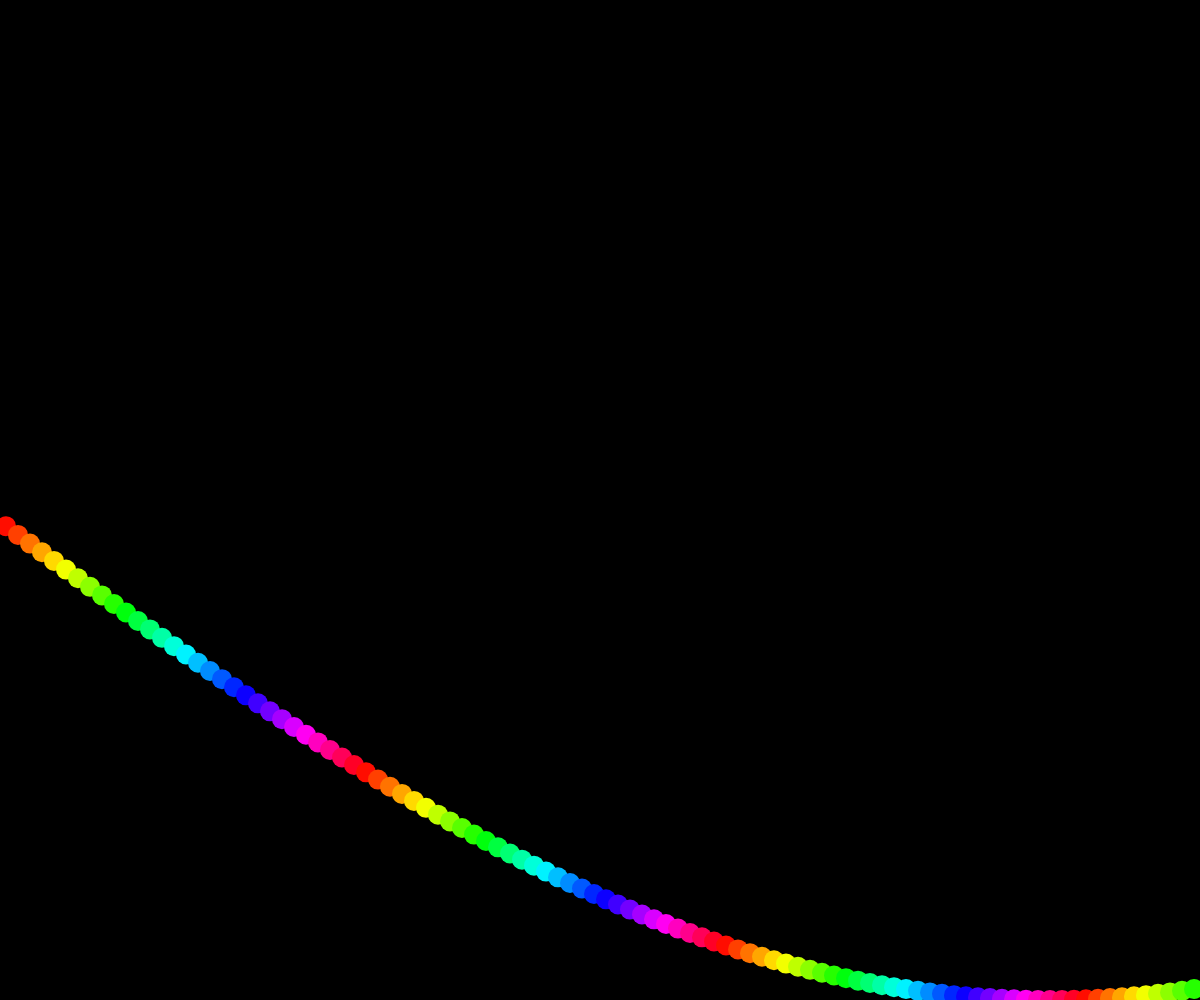
Frame 1 (no input)
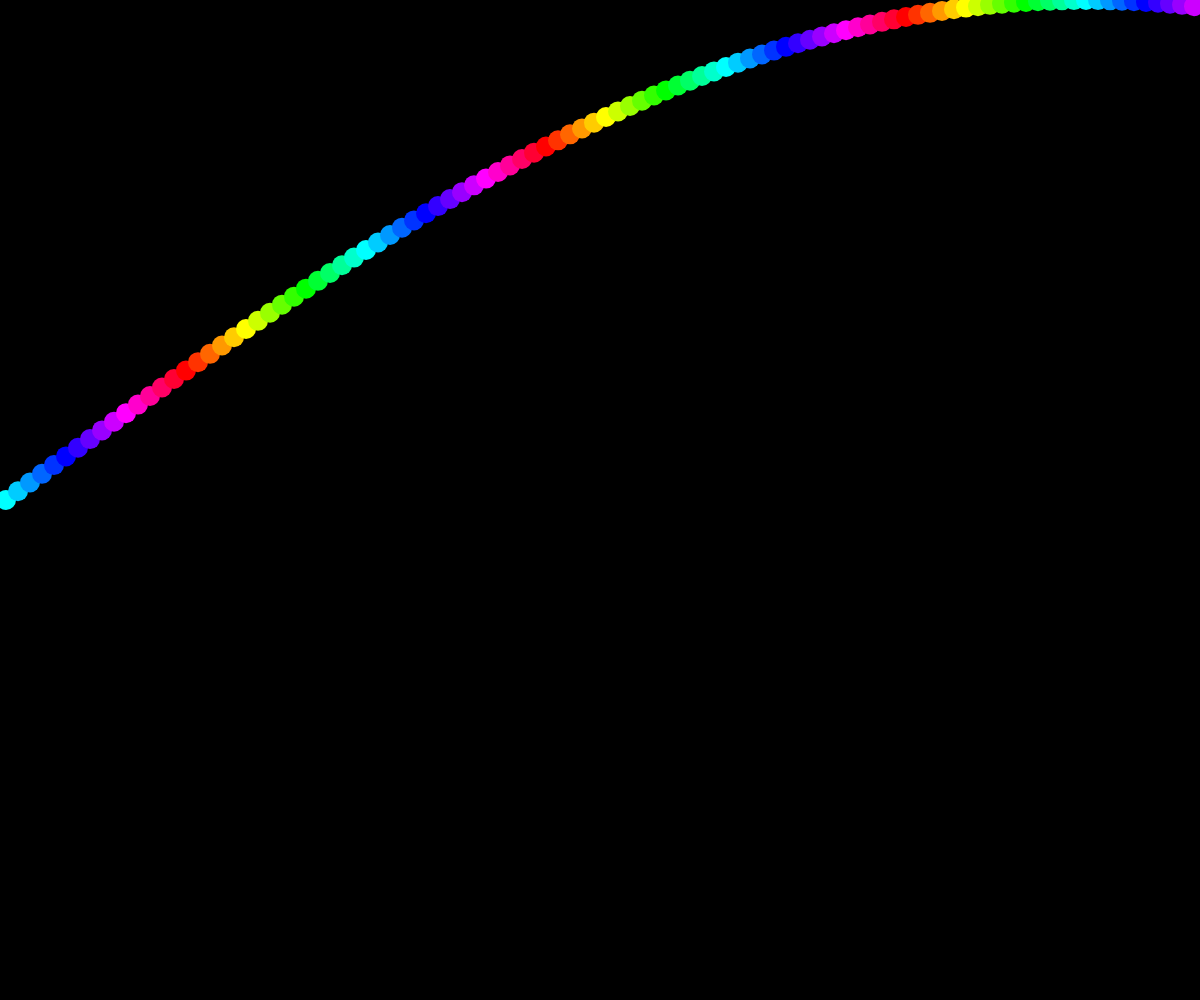
Frame 60 (no input)
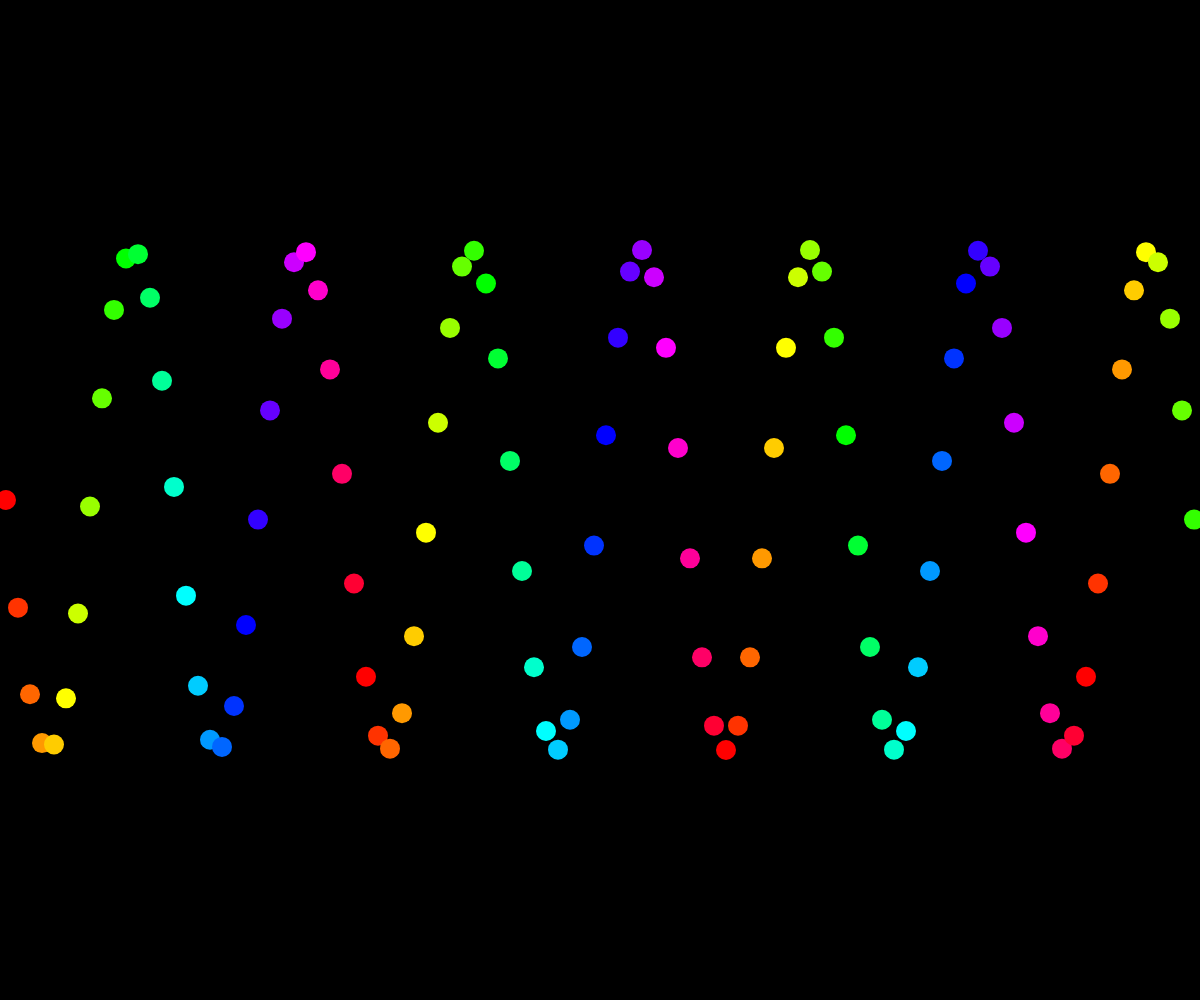
Frame 120 (the mouse pressed at the canvas centre since frame 60)

The p5.js sketch that drew these frames (run headless with seeded random() and noise() and a simulated clock; from frame 60 on, the mouse is pressed at the canvas centre):

// p5.js sketch
// ── sketch.js
const diameter = 20;
let amount = 100;
let offset = 0;
let startingY = 0;
let angle = 0;
let index = 0;
let color = 0;
let colorVar = 0;
let amplitude = 0;
let frequency = 0;

function setup(){
    createCanvas(windowWidth,windowHeight);
    colorMode(HSL);
    noStroke();

    angleMode(DEGREES);
    startingY = height / 2;
}

function draw(){
    background(0);
    calculateOffset();
    amplitude = map(mouseY, height, 0, 0, 500);
    frequency = map(mouseX, 0, width, 100, 5000);
    generateCircles(amplitude, frequency);
}

function mouseReleased(){
    amount += 100;
}

function generateCircles(amplitude, frequency){
    index = (index + 3) % 360;
    colorVar = (colorVar + 3) % 360;
    
    for (let i = 0; i < amount; i++) {
        color = ((offset * i) + colorVar) % 360;
        angle = map(i, 0 , amount, 0, frequency);
        fill(color, 100, 50, 1);
        circle(offset * i + offset / 2, startingY + (sin(angle + index) * amplitude), diameter);
    }
}

function calculateOffset(){
    offset = width / amount;
}
